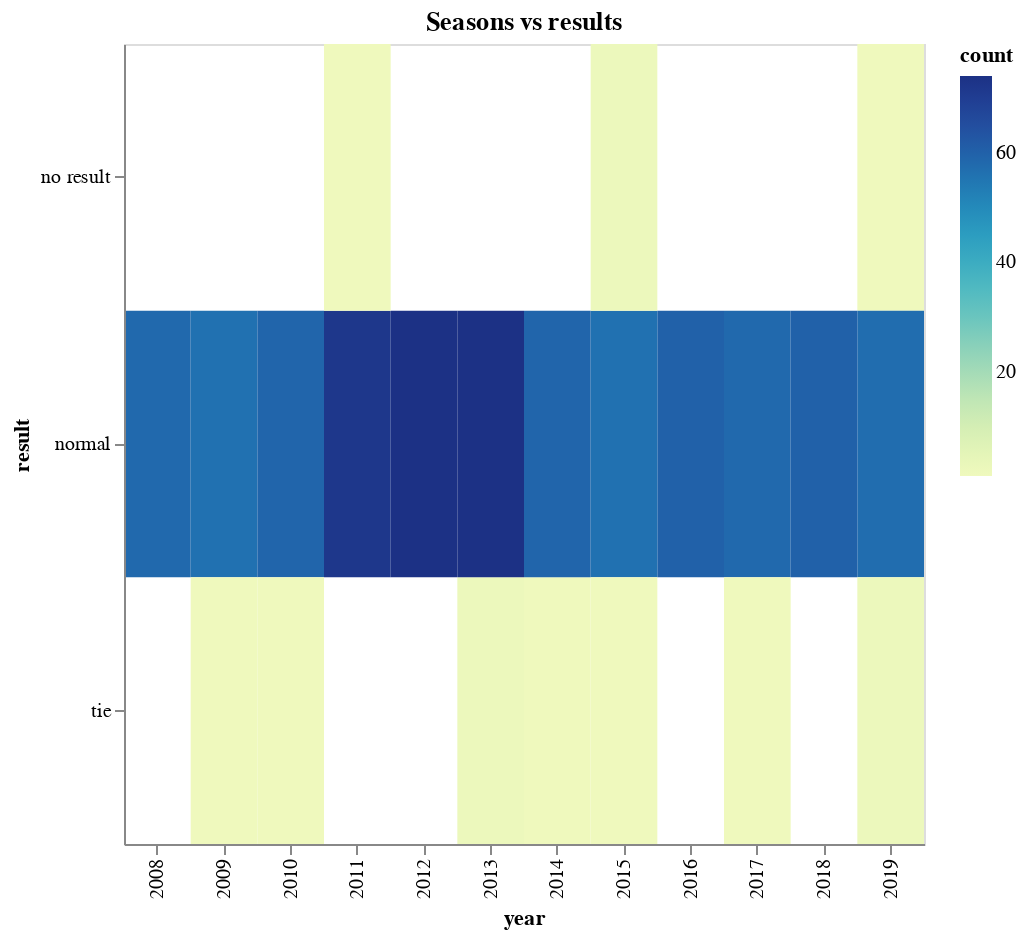

This figure's notebook cell:
### Code cell
teamsresultseason=teamstatistics.groupBy(["season","result"]).count()
teamsresultseason=teamsresultseason.toPandas()
teamsresultseason['season'] = pd.to_datetime(teamsresultseason['season']) 
teamsresultseason["year"] = teamsresultseason.season.dt.year
alt.Chart(teamsresultseason).mark_rect().encode(
    alt.X('year:N'),
    alt.Y('result:N'),
    alt.Color('count')
).properties(
    width=400,
    height=400,
    title='Seasons vs results'
)

### Figure 1 — Vega-Lite specification as saved in the notebook (floating-point values rounded to 4 significant figures)
{"config": {"view": {"continuousWidth": 400, "continuousHeight": 300}}, "data": {"name": "data-51cd50bc9cf9a1c11f5b86676ca19575"}, "mark": "rect", "encoding": {"color": {"type": "quantitative", "field": "count"}, "x": {"type": "nominal", "field": "year"}, "y": {"type": "nominal", "field": "result"}}, "height": 400, "title": "Seasons vs results", "width": 400, "$schema": "https://vega.github.io/schema/vega-lite/v4.8.1.json", "datasets": {"data-51cd50bc9cf9a1c11f5b86676ca19575": [{"season": "2009-01-01T00:00:00", "result": "normal", "count": 56, "year": 2009}, {"season": "2011-01-01T00:00:00", "result": "normal", "count": 72, "year": 2011}, {"season": "2012-01-01T00:00:00", "result": "normal", "count": 74, "year": 2012}, {"season": "2008-01-01T00:00:00", "result": "normal", "count": 58, "year": 2008}, {"season": "2014-01-01T00:00:00", "result": "tie", "count": 1, "year": 2014}, {"season": "2019-01-01T00:00:00", "result": "no result", "count": 1, "year": 2019}, {"season": "2017-01-01T00:00:00", "result": "normal", "count": 58, "year": 2017}, {"season": "2009-01-01T00:00:00", "result": "tie", "count": 1, "year": 2009}, {"season": "2013-01-01T00:00:00", "result": "tie", "count": 2, "year": 2013}, {"season": "2010-01-01T00:00:00", "result": "normal", "count": 59, "year": 2010}, {"season": "2011-01-01T00:00:00", "result": "no result", "count": 1, "year": 2011}, {"season": "2019-01-01T00:00:00", "result": "normal", "count": 57, "year": 2019}, {"season": "2016-01-01T00:00:00", "result": "normal", "count": 60, "year": 2016}, {"season": "2018-01-01T00:00:00", "result": "normal", "count": 60, "year": 2018}, {"season": "2017-01-01T00:00:00", "result": "tie", "count": 1, "year": 2017}, {"season": "2013-01-01T00:00:00", "result": "normal", "count": 74, "year": 2013}, {"season": "2015-01-01T00:00:00", "result": "normal", "count": 56, "year": 2015}, {"season": "2014-01-01T00:00:00", "result": "normal", "count": 59, "year": 2014}, {"season": "2010-01-01T00:00:00", "result": "tie", "count": 1, "year": 2010}, {"season": "2015-01-01T00:00:00", "result": "no result", "count": 2, "year": 2015}, {"season": "2015-01-01T00:00:00", "result": "tie", "count": 1, "year": 2015}, {"season": "2019-01-01T00:00:00", "result": "tie", "count": 2, "year": 2019}]}}
